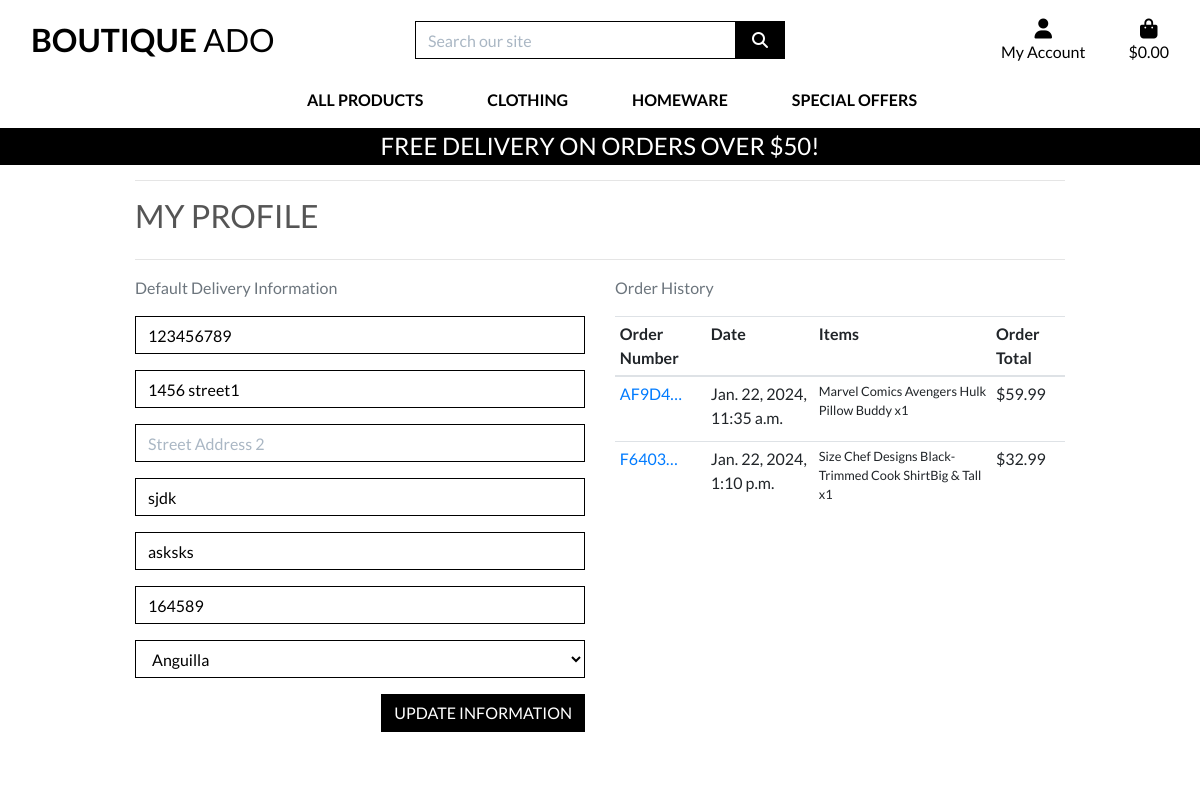
The page /profile/ (signed in) on the database as committed earlier.
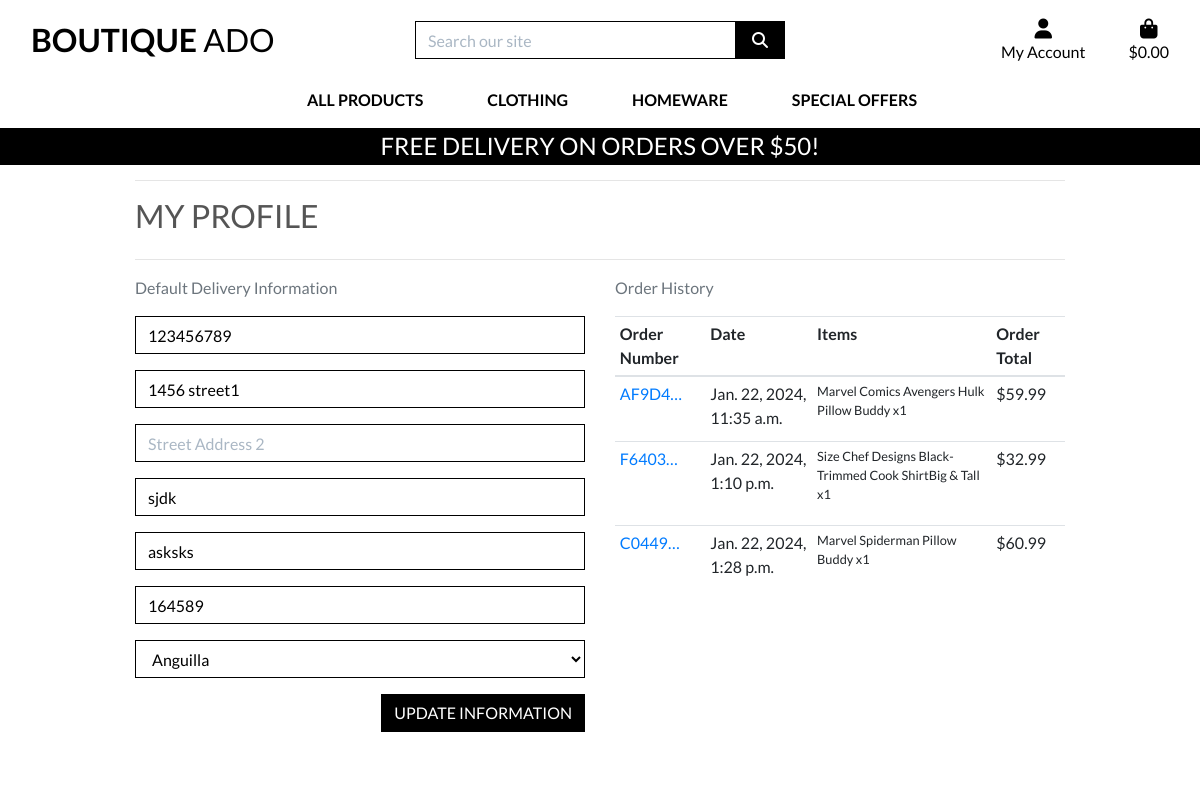
The same page on the database as committed later.
### profiles/models.py (models this page shows, shortened)
class UserProfile(models.Model):
    user = models.OneToOneField(User, on_delete=models.CASCADE)
    default_phone_number = models.CharField(max_length=20, null=True, blank=True)
    default_street_address1 = models.CharField(max_length=80, null=True, blank=True)
    default_street_address2 = models.CharField(max_length=80, null=True, blank=True)
    default_town_or_city = models.CharField(max_length=40, null=True, blank=True)
    default_county = models.CharField(max_length=80, null=True, blank=True)
    default_postcode = models.CharField(max_length=20, null=True, blank=True)
    default_country = CountryField(blank_label='Country', null=True, blank=True)

### checkout/models.py (models this page shows, shortened)
class Order(models.Model):
    order_number = models.CharField(max_length=32, null=False, editable=False)
    user_profile = models.ForeignKey(UserProfile, on_delete=models.SET_NULL,
                                     null=True, blank=True, related_name='orders')
    full_name = models.CharField(max_length=50, null=False, blank=False)
    email = models.EmailField(max_length=254, null=False, blank=False)
    phone_number = models.CharField(max_length=20, null=False, blank=False)
    country = CountryField(blank_label='Country *', null=False, blank=False)
    postcode = models.CharField(max_length=20, null=True, blank=True)
    town_or_city = models.CharField(max_length=40, null=False, blank=False)
    street_address1 = models.CharField(max_length=80, null=False, blank=False)
    street_address2 = models.CharField(max_length=80, null=True, blank=True)
    county = models.CharField(max_length=80, null=True, blank=True)
    date = models.DateTimeField(auto_now_add=True)
    delivery_cost = models.DecimalField(max_digits=6, decimal_places=2, null=False, default=0)
    order_total = models.DecimalField(max_digits=10, decimal_places=2, null=False, default=0)
    grand_total = models.DecimalField(max_digits=10, decimal_places=2, null=False, default=0)
    original_bag = models.TextField(null=False, blank=False, default='')
    stripe_pid = models.CharField(max_length=254, null=False, blank=False, default='')

class OrderLineItem(models.Model):
    order = models.ForeignKey(Order, null=False, blank=False, on_delete=models.CASCADE, related_name='lineitems')
    product = models.ForeignKey(Product, null=False, blank=False, on_delete=models.CASCADE)
    product_size = models.CharField(max_length=2, null=True, blank=True) # XS, S, M, L, XL
    quantity = models.IntegerField(null=False, blank=False, default=0)
    lineitem_total = models.DecimalField(max_digits=6, decimal_places=2, null=False, blank=False, editable=False)

### products/models.py (models this page shows, shortened)
class Product(models.Model):
    category = models.ForeignKey('Category', null=True, blank=True, on_delete=models.SET_NULL)
    sku = models.CharField(max_length=254, null=True, blank=True)
    name = models.CharField(max_length=254)
    description = models.TextField()
    has_sizes = models.BooleanField(default=False, null=True, blank=True)
    price = models.DecimalField(max_digits=6, decimal_places=2)
    rating = models.DecimalField(max_digits=6, decimal_places=2, null=True, blank=True)
    image_url = models.URLField(max_length=1024, null=True, blank=True)
    image = models.ImageField(null=True, blank=True)

### profiles/views.py (the view)
# urls.py: path('profile/', include('profiles.urls')),
def profile(request):
    profile = get_object_or_404(UserProfile, user=request.user)
    if request.method == 'POST':
        form = UserProfileForm(request.POST, instance=profile)
        if form.is_valid():
            form.save()
            messages.success(request, 'Profile updated successfully')
    form = UserProfileForm(instance=profile)
    orders = profile.orders.all()
    template = 'profiles/profile.html'
    context = {
        'form' : form,
        'orders' : orders,
        'on_profile_page' : True
    }
    return render(request, template, context)

### profiles/forms.py
class UserProfileForm(forms.ModelForm):
    class Meta:
        model = UserProfile
        exclude = ('user',)
    def __init__(self, *args, **kwargs):
        super().__init__(*args, **kwargs)
        placeholders = {
            'default_phone_number': 'Phone Number',
            'default_postcode': 'Postal Code',
            'default_town_or_city': 'Town or City',
            'default_street_address1': 'Street Address 1',
            'default_street_address2': 'Street Address 2',
            'default_county': 'County, State or Locality',
        }
        self.fields['default_phone_number'].widget.attrs['autofocus'] = True
        for field in self.fields:
            if field != 'default_country':
                if self.fields[field].required:
                    placeholder = f'{placeholders[field]} *'
                else:
                    placeholder = placeholders[field]
                self.fields[field].widget.attrs['placeholder'] = placeholder
            self.fields[field].widget.attrs['class'] = 'border-black rounded-0 profile-form-input'
            self.fields[field].label = False

### bag/contexts.py (called while the page is built, shortened)
def bag_contents(request):
    bag_items = []
    total = 0
    product_count = 0
    bag = request.session.get('bag', {})
    if total < settings.FREE_DELIVERY_THRESHOLD:
        delivery = total * Decimal(settings.STANDARD_DELIVERY_PERCENTAGE / 100)
        free_delivery_delta = settings.FREE_DELIVERY_THRESHOLD - total
    else:
        delivery = 0
        free_delivery_delta = 0
    grand_total = delivery + total
    context = {
        'bag_items': bag_items,
        'total': total,
        'product_count': product_count,
        'delivery': delivery,
        'free_delivery_delta': free_delivery_delta,
        'free_delivery_threshold': settings.FREE_DELIVERY_THRESHOLD,
        'grand_total': grand_total,
    }
    return context

### profiles/templates/profiles/profile.html (shortened to what this page needs)
{% extends "base.html" %}
{% load static %}
{% block extra_css %}
    <link rel="stylesheet" href="{% static 'profiles/css/profile.css' %}">
{% endblock %}
{% block page_header %}
    <div class="container header-container">
    </div>
{% endblock %}
{% block content %}
    <div class="overlay"></div>
    <div class="container">
        <div class="row">
            <div class="col">
                <hr>
                <h2 class="logo-font mb-4">My Profile</h2>
                <hr>
            </div>
        </div>
        <div class="row">
            <div class="col-12 col-lg-6">
                <p class="text-muted">Default Delivery Information</p>
                <form class="mt-3" action="{% url 'profile' %}" method="POST" id="profile-update-form">
                    {{ form|crispy }}
                    <button class="btn btn-black rounded-0 text-uppercase float-right">Update Information</button>
                </form>
            </div>
            <div class="col-12 col-lg-6">
                <p class="text-muted">Order History</p>
                <div class="order-history table-responsive">
                    <table class="table table-sm table-borserless">
                        <thread>
                            <tr>
                                <th>Order Number</th>
                                <th>Date</th>
                                <th>Items</th>
                                <th>Order Total</th>
                            </tr>
                        </thread>
                        <tbody>
                            {% for order in orders %}
                                <tr>
                                    <td>
                                        <a href="{% url 'order_history' order.order_number %}"
                                        title="{{ order.order_number }}">
                                            {{ order.order_number|truncatechars:6 }}
                                        </a>
                                    </td>
                                    <td>{{ order.date }}</td>
                                    <td>
                                        <ul class="list-unstyled">
                                            {% for item in order.lineitems.all %}
                                                <li class="small">
                                                    {% if item.product.has_sizes %}
                                                        Size {{ item.product.size|upper }}
                                                    {% endif %}{{ item.product.name }} x{{ item.quantity }}
                                                </li>
                                            {% endfor %}
                                        </ul>
                                    </td>
                                    <td>${{ order.grand_total }}</td>
                                </tr>
                            {% endfor %}
                        </tbody>
                    </table>
                </div>
            </div>
        </div>
{% endblock %}

### templates/base.html (shortened to what this page needs)
{% load static %}
<!doctype html>
<html lang="en">
  <head>
    {% block corecss %}
        <link rel="stylesheet" href="https://stackpath.bootstrapcdn.com/bootstrap/4.4.1/css/bootstrap.min.css">
        <link rel="stylesheet" href="{% static 'css/base.css' %}">
    {% endblock %}
    {% block extra_css %}
    {% endblock %}
  </head>
  <body>
    <header class="container-fluid fixed-top">
        <div id="topnav" class="row bg-white pt-lg-2 d-none d-lg-flex">
            <div class="col-12 col-lg-4 my-auto py-1 py-lg-0 text-center text-lg-left">
                <a href="{% url 'home' %}" class="nav-link main-logo-link">
                    <h2 class="logo-font text-black my-0"><strong>Boutique</strong> Ado</h2>
                </a>
            </div>
            <div class="col-12 col-lg-4 my-auto py-1 py-lg-0">
                <form method="GET" action="{% url 'products' %}">
                    <div class="input-group w-100">
                        <input class="form-control border border-black rounded-0" type="text" name="q" placeholder="Search our site">
                        <div class="input-group-append">
                            <button class="form-control btn btn-black border border-black rounded-0" type="submit">
                                <span class="icon">
                                    <i class="fas fa-search"></i>
                                </span>
                            </button>
                        </div>
                    </div>
                </form>
            </div>
            <div class="col-12 col-lg-4 my-auto py-1 py-lg-0">
                <ul class="list-inline list-unstyled text-center text-lg-right my-0">
                    <li class="list-inline-item dropdown">
                        <a class="text-black nav-link" href="#" id="user-options" data-toggle="dropdown" aria-haspopup="true" aria-expanded="false">
                            <div class="text-center">
                                <div><i class="fas fa-user fa-lg"></i></div>
                                <p class="my-0">My Account</p>
                            </div>
                        </a>
                    </li>
                    <li class="list-inline-item">
                        <a class="{% if grand_total %}text-info font-weight-bold{% else %}text-black{% endif %} nav-link" href="{% url 'view_bag' %}">
                            <div class="text-center">
                                <div><i class="fas fa-shopping-bag fa-lg"></i></div>
                                <p class="my-0">
                                    {% if grand_total %}
                                        ${{ grand_total|floatformat:2 }}
                                    {% else %}
                                        $0.00
                                    {% endif %}
                                </p>
                            </div>
                        </a>
                    </li>
                </ul>
            </div>
        </div>
        <div class="row bg-white">
            <nav class="navbar navbar-expand-lg navbar-light w-100">
                {% include 'includes/main-nav.html' %}
            </nav>
        </div>
        <div id="delivery-banner" class="row text-center">
            <div class="col bg-black text-white">
                <h4 class="logo-font my-1">Free delivery on orders over ${{ free_delivery_threshold }}!</h4>
            </div>
        </div>
    </header>
    {% block page_header %}
    {% endblock %}
    {% block content %}
    {% endblock %}
  </body>
</html>

### templates/includes/main-nav.html (shortened to what this page needs)
<div class="collapse navbar-collapse" id="main-nav">
    <ul class="navbar-nav w-auto mx-auto">
        <li class="nav-item dropdown">
            <a class="logo-font font-weight-bold nav-link text-black mr-5" href="#" id="all-products-link" data-toggle="dropdown" aria-haspopup="true" aria-expanded="false">
                All Products
            </a>
        </li>
        <li class="nav-item dropdown">
            <a class="logo-font font-weight-bold nav-link text-black mr-5" href="#" id="clothing-link" data-toggle="dropdown" aria-haspopup="true" aria-expanded="false">
                Clothing
            </a>
        </li>
        <li class="nav-item dropdown">
            <a class="logo-font font-weight-bold nav-link text-black mr-5" href="#" id="homeware-link" data-toggle="dropdown" aria-haspopup="true" aria-expanded="false">
                Homeware
            </a>
        </li>
        <li class="nav-item dropdown">
            <a class="logo-font font-weight-bold nav-link text-black" href="#" id="specials-link" data-toggle="dropdown" aria-haspopup="true" aria-expanded="false">
                Special Offers
            </a>
        </li>
    </ul>
</div>

### static/css/base.css (style rules this page uses)
html { height: 100%; }
body { background: url('/media/image.jpeg') no-repeat center center fixed; background-size: cover; height: calc(100vh - 164px); color: #555; font-family: 'Lato'; }
.icon { align-items: center; display: inline-flex; justify-content: center; height: 1.5rem; width: 1.5rem; }
.logo-font { text-transform: uppercase; }
.main-logo-link { width: fit-content; }
.btn-black { background: black; color: white; }
.text-black { color: #000 !important; }
.border-black { border: 1px solid black !important; }
.bg-black { background: #000 !important; }
.overlay { height: 100%; width: 100%; top: 0; left: 0; position: fixed; background: white; z-index: -1; }
input[name='q']::placeholder { color: #aab7c4; }
@media (min-width: 1200px) { .container { max-width: 80%; } }
@media (min-width: 992px) { .header-container { padding-top: 164px; } }

### profiles/static/profiles/css/profile.css (style rules this page uses)
.order-history { max-height : 416px; overflow-y : auto; }
#profile-update-form .form-control { color: #000; }
#profile-update-form input::placeholder { color: #aab7c4; }
#id_default_country, #id_default_country option:not(:first-child) { color: #000; }

Rows that differ between the two databases and show on the page:
added Order: order_number "C0449…", date "Jan. 22, 2024, 1:28 p.m.", grand_total "60.99"
added OrderLineItem: product.name "Marvel Spiderman Pillow Buddy", quantity "1", shown under "C0449…"
